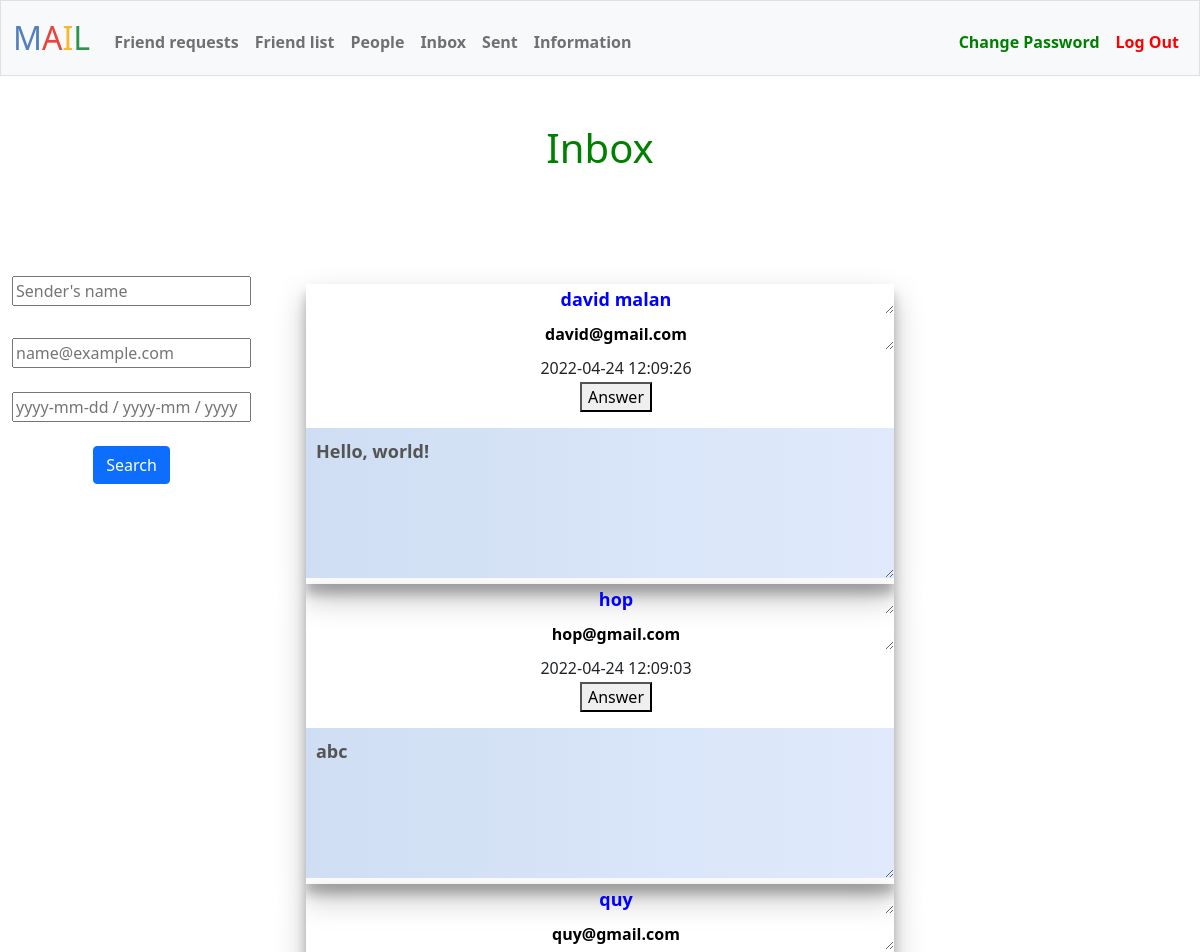
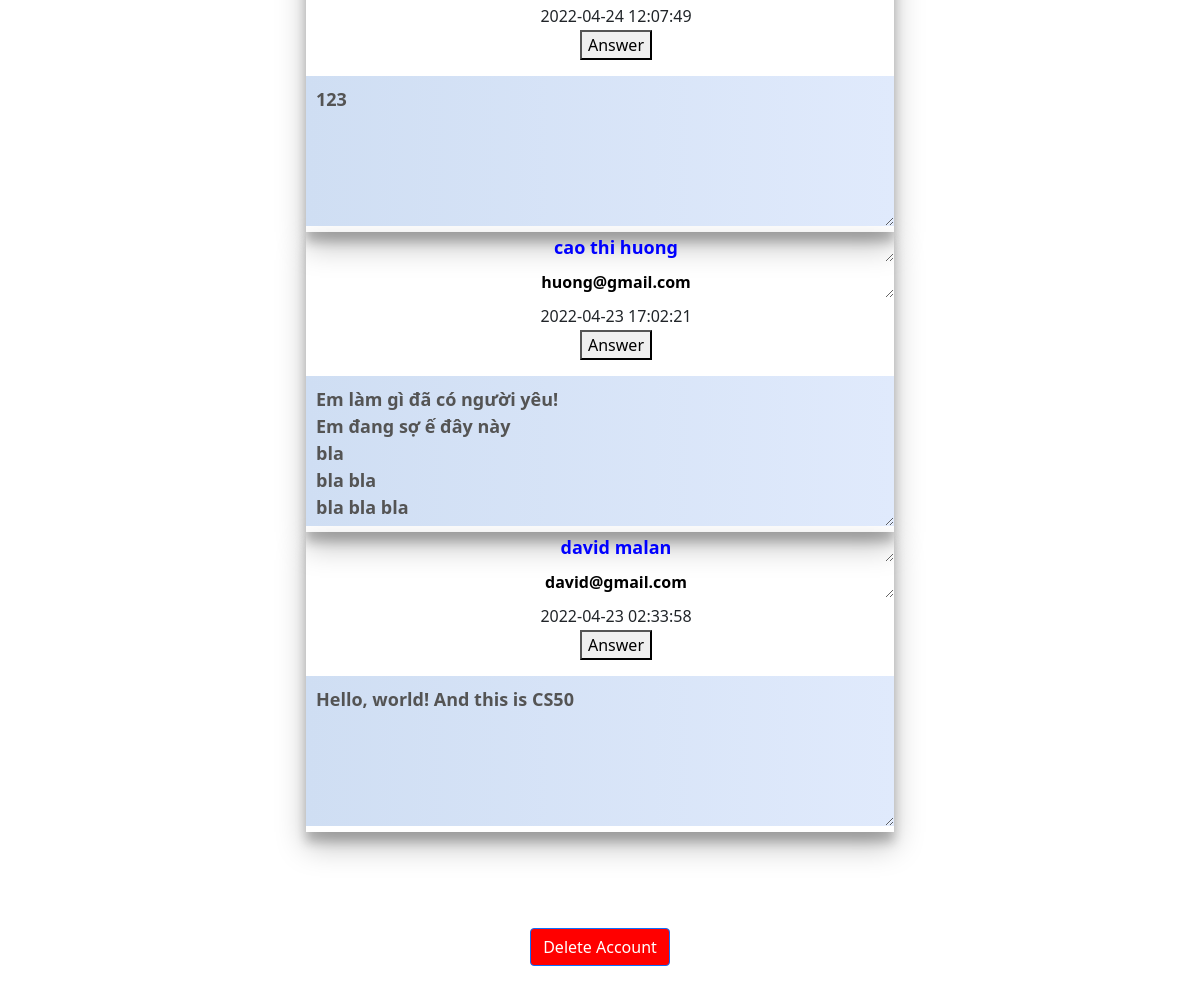
Before: /inbox (signed in) with the older database file (2 pictures, top to bottom).
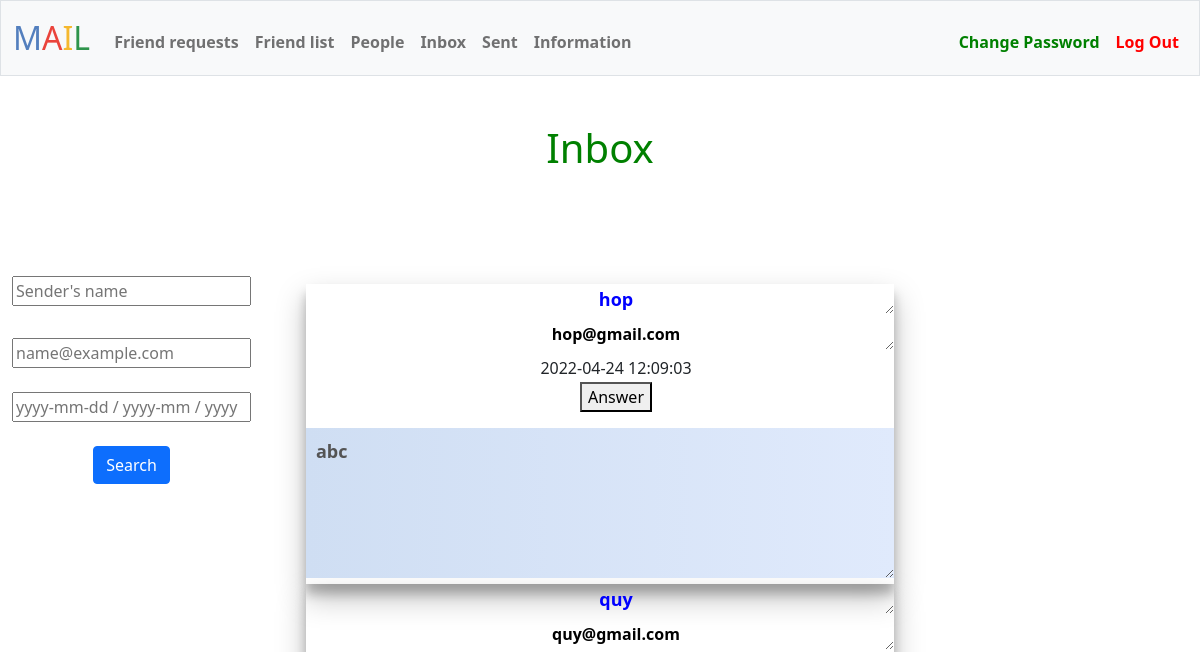
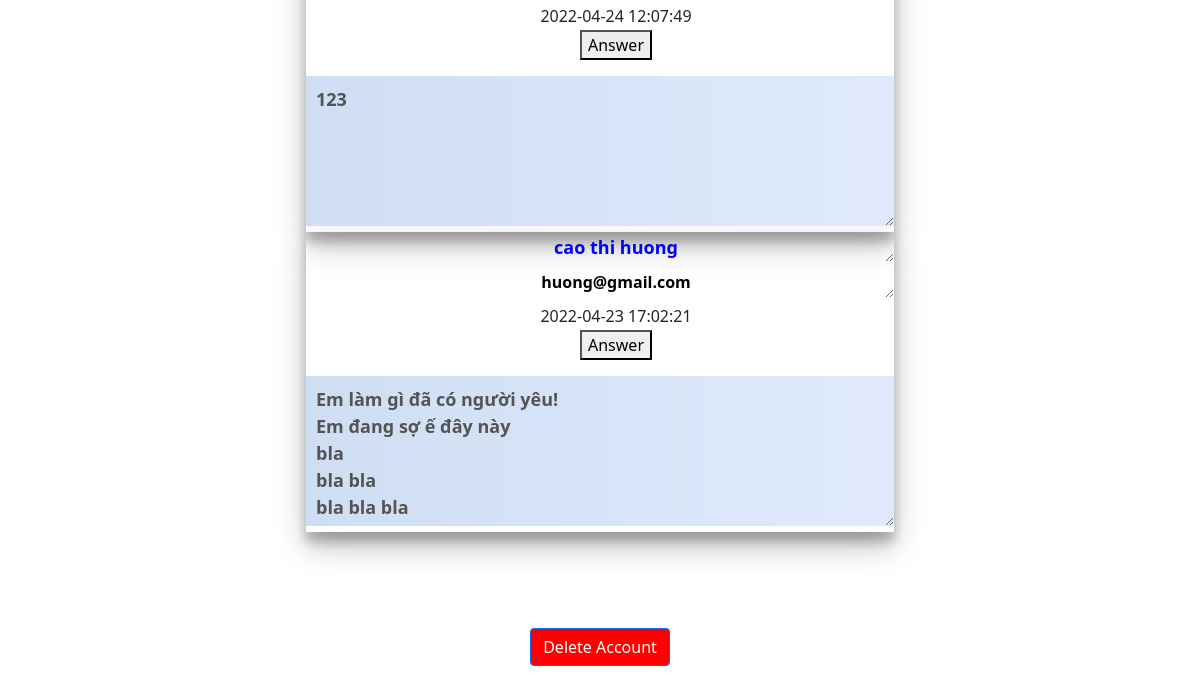
After: the same page with the newer database file (2 pictures, top to bottom).
### tables this page shows
CREATE TABLE mail_box (id INTEGER PRIMARY KEY AUTOINCREMENT NOT NULL, 
sender_id INTEGER NOT NULL, receiver_id INTEGER NOT NULL, 
sender TEXT NOT NULL, receiver TEXT NOT NULL, 
date TIMESTAMP NOT NULL, mail TEXT NOT NULL);

CREATE TABLE informations (
id INTEGER PRIMARY KEY AUTOINCREMENT NOT NULL,
user_id INTEGER NOT NULL,
name TEXT NOT NULL,
birth TEXT,
place TEXT,
number TEXT,
email TEXT NOT NULL UNIQUE);

### app.py (the view)
@app.route("/inbox")
@login_required
@information_required
def inbox():
    user_id = session['user_id']
    rows = db.execute("SELECT * FROM mail_box WHERE receiver_id = ? ORDER BY date DESC", user_id)
    mails = []
    for row in rows:
        mail = {}
        mail['sender'] = row['sender']
        sender_id = row['sender_id']
        mail['email'] = db.execute("SELECT email FROM informations WHERE user_id = ?", sender_id)[0]['email']
        mail['mail'] = row['mail']
        mail['date'] = row['date']
        mails.append(mail)
    return render_template("inbox.html", mails=mails)

### app.py (called while the page is built)
@app.after_request
def after_request(response):
    response.headers["Cache-Control"] = "no-cache, no-store, must-revalidate"
    response.headers["Expires"] = 0
    response.headers["Pragma"] = "no-cache"
    return response

### helpers.py (called while the page is built)
def login_required(f):
    @wraps(f)
    def decorated_function(*args, **kwargs):
        if session.get("user_id") is None:
            return redirect("/login")
        return f(*args, **kwargs)
    return decorated_function

def information_required(f):
    @wraps(f)
    def decorated_function(*args, **kwargs):
        user_id = session.get("user_id")
        rows = db.execute("SELECT * FROM informations WHERE user_id = ?", user_id)
        if len(rows) == 0:
            message = 'You must provide you informations first!'
            return render_template("information.html", requirement=message)
        return f(*args, **kwargs)
    return decorated_function

### templates/inbox.html (shortened to what this page needs)
{% extends "layout.html" %}
{% block sending %}
<h1>Inbox</h1>
{% endblock %}
{% block main %}
<div>
    <form action="/search_inbox" method="post" id="search">
        <div><input autofocus id="name" name="name" placeholder="Sender's name" type="text"></div>
        <br>
        <div><input autofocus id="sender_email" name="sender_email" placeholder="name@example.com" type="text"></div>
        <br>
        <div><input autofocus id="date" name="date" type="text" placeholder="yyyy-mm-dd / yyyy-mm / yyyy"></div>
        <br>
        <button class="btn btn-primary" type="submit">Search</button>
    </form>
</div>
{% for mail in mails %}
<div id="sent">
    <form action="/send" method="post">
        <ul>
            <li><textarea id="sender" name="name" readonly>{{ mail['sender'] }}</textarea></li>
            <li><textarea id="sender-email" name="email" readonly>{{ mail['email'] }}</textarea></li>
            <li><p>{{ mail['date'] }}</p></li>
            <li><button type="submit">Answer</button></li>
        </ul>
    </form>
    <textarea id="paragraph" disabled>{{ mail['mail'] }}</textarea>
</div>
{% endfor %}
{% endblock %}

Changed rows visible on the page:
removed mail_box: name "david malan", date "2022-04-24 12:09:26", mail "Hello, world!"
removed informations: email "david@gmail.com" "david@gmail.com"
removed mail_box: name "david malan", date "2022-04-23 02:33:58", mail "Hello, world! And this is CS50"
Other visible differences:
list line gone: "Answer"
